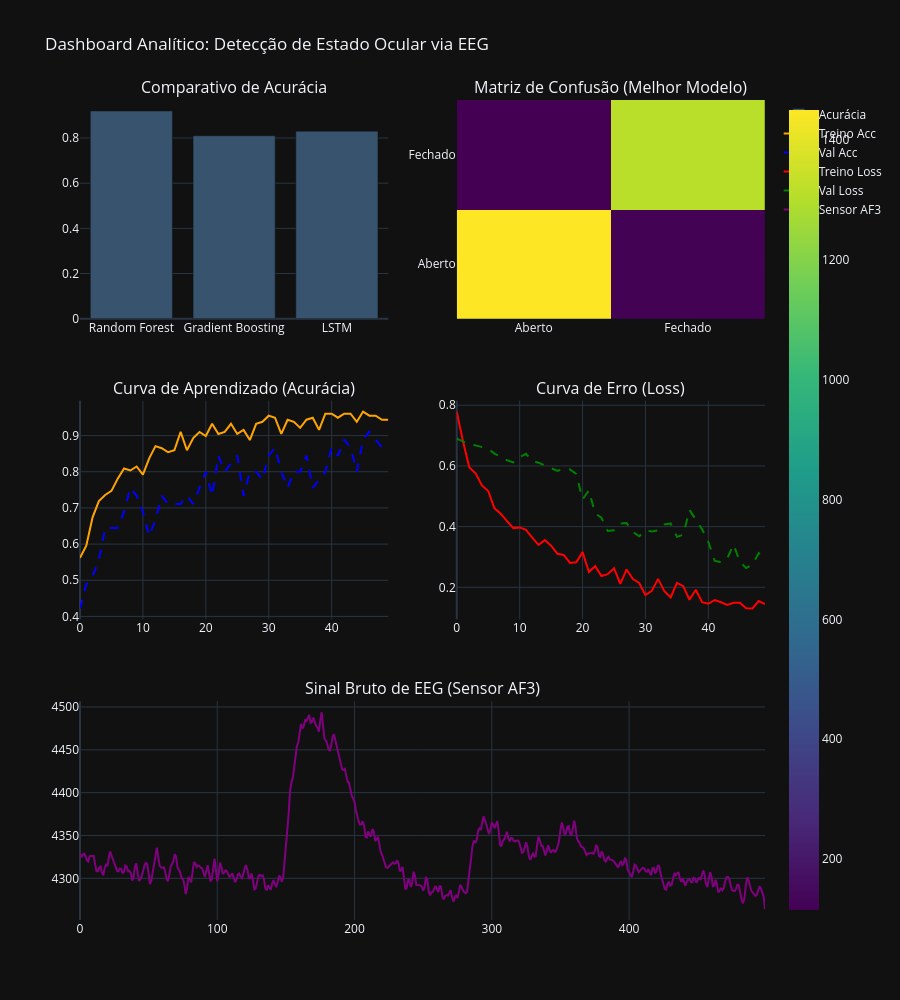

Source (notebook cell):
### Code cell
import plotly.graph_objects as go
from plotly.subplots import make_subplots

# Criando a estrutura do Dashboard (3 linhas x 2 colunas)
fig = make_subplots(
    rows=3, cols=2,
    subplot_titles=(
        "Comparativo de Acurácia", "Matriz de Confusão (Melhor Modelo)",
        "Curva de Aprendizado (Acurácia)", "Curva de Erro (Loss)",
        "Sinal Bruto de EEG (Sensor AF3)"
    ),
    vertical_spacing=0.1,
    specs=[[{"type": "bar"}, {"type": "heatmap"}],
           [{"type": "scatter"}, {"type": "scatter"}],
           [{"type": "scatter", "colspan": 2}, None]]
)

# 1. Gráfico de Barras: Comparativo de Modelos
modelos = ['Random Forest', 'Gradient Boosting', 'LSTM']
acuracias = [0.92, 0.81, 0.83] # Valores obtidos no treino
fig.add_trace(
    go.Bar(x=modelos, y=acuracias, marker_color='rgb(55, 83, 109)', name='Acurácia'),
    row=1, col=1
)

# 2. Heatmap: Matriz de Confusão
# Exemplo de valores da matriz (Verdadeiros Negativos, Falsos Positivos...)
cm = [[1450, 120], [115, 1311]] 
fig.add_trace(
    go.Heatmap(z=cm, x=['Aberto', 'Fechado'], y=['Aberto', 'Fechado'], colorscale='Viridis'),
    row=1, col=2
)

# 3. Histórico de Acurácia (Extraído do objeto History do Keras)
fig.add_trace(
    go.Scatter(y=history.history['accuracy'], name='Treino Acc', line=dict(color='orange')),
    row=2, col=1
)
fig.add_trace(
    go.Scatter(y=history.history['val_accuracy'], name='Val Acc', line=dict(color='blue', dash='dash')),
    row=2, col=1
)

# 4. Histórico de Loss
fig.add_trace(
    go.Scatter(y=history.history['loss'], name='Treino Loss', line=dict(color='red')),
    row=2, col=2
)
fig.add_trace(
    go.Scatter(y=history.history['val_loss'], name='Val Loss', line=dict(color='green', dash='dash')),
    row=2, col=2
)

# 5. Visualização do Sinal Bruto (Amostra de 500ms)
fig.add_trace(
    go.Scatter(y=df['AF3'].iloc[:500], name='Sensor AF3', line=dict(color='purple')),
    row=3, col=1
)

# Estilização Final
fig.update_layout(
    height=1000, 
    title_text="Dashboard Analítico: Detecção de Estado Ocular via EEG",
    template="plotly_dark", # Tema escuro para visual profissional
    showlegend=True
)

### Figure 1 — Plotly figure (JSON) as saved in the notebook; plotly's stock layout.template omitted (floating-point values rounded to 4 significant figures; data arrays with more than 128 entries replaced by an {"elided": "..."} marker saying what was removed)
{"data": [{"marker": {"color": "rgb(55, 83, 109)"}, "name": "Acurácia", "type": "bar", "x": ["Random Forest", "Gradient Boosting", "LSTM"], "xaxis": "x", "y": [0.92, 0.81, 0.83], "yaxis": "y"}, {"colorscale": [[0, "#440154"], [0.1111, "#482878"], [0.2222, "#3e4989"], [0.3333, "#31688e"], [0.4444, "#26828e"], [0.5556, "#1f9e89"], [0.6667, "#35b779"], [0.7778, "#6ece58"], [0.8889, "#b5de2b"], [1, "#fde725"]], "type": "heatmap", "x": ["Aberto", "Fechado"], "xaxis": "x2", "y": ["Aberto", "Fechado"], "yaxis": "y2", "z": [[1450, 120], [115, 1311]]}, {"line": {"color": "orange"}, "name": "Treino Acc", "type": "scatter", "xaxis": "x3", "y": [0.5618, 0.5955, 0.6742, 0.7191, 0.736, 0.7472, 0.7809, 0.809, 0.8034, 0.8146, 0.7921, 0.8371, 0.8708, 0.8652, 0.8539, 0.8596, 0.9101, 0.8596, 0.8933, 0.9101, 0.8989, 0.9326, 0.9045, 0.9101, 0.9326, 0.9045, 0.9157, 0.8876, 0.9326, 0.9382, 0.9551, 0.9494, 0.9045, 0.9438, 0.9382, 0.9213, 0.9438, 0.9494, 0.9157, 0.9607, 0.9607, 0.9494, 0.9607, 0.9607, 0.9382, 0.9663, 0.9551, 0.9551, 0.9438, 0.9438], "yaxis": "y3"}, {"line": {"color": "blue", "dash": "dash"}, "name": "Val Acc", "type": "scatter", "xaxis": "x3", "y": [0.4222, 0.4889, 0.5111, 0.5556, 0.6444, 0.6444, 0.6444, 0.6889, 0.7556, 0.7333, 0.6889, 0.6222, 0.6667, 0.7333, 0.7111, 0.7111, 0.7111, 0.7333, 0.7111, 0.7556, 0.8, 0.7333, 0.8444, 0.8, 0.8222, 0.8444, 0.7333, 0.8, 0.8, 0.7778, 0.8444, 0.8667, 0.8, 0.7556, 0.8, 0.8, 0.8444, 0.7556, 0.7778, 0.8, 0.8667, 0.8444, 0.8889, 0.8667, 0.8, 0.8889, 0.9111, 0.8889, 0.8667, 0.8667], "yaxis": "y3"}, {"line": {"color": "red"}, "name": "Treino Loss", "type": "scatter", "xaxis": "x4", "y": [0.7791, 0.6809, 0.5949, 0.5755, 0.5357, 0.5176, 0.4603, 0.4424, 0.4181, 0.3952, 0.3975, 0.3896, 0.3639, 0.3398, 0.3556, 0.3372, 0.3108, 0.3067, 0.2802, 0.2826, 0.3161, 0.2505, 0.2697, 0.2372, 0.2432, 0.263, 0.2112, 0.2589, 0.2274, 0.2145, 0.1742, 0.1883, 0.2277, 0.1875, 0.1666, 0.2148, 0.2039, 0.1589, 0.192, 0.1508, 0.146, 0.1583, 0.1508, 0.1423, 0.149, 0.149, 0.1309, 0.1305, 0.1549, 0.1448], "yaxis": "y4"}, {"line": {"color": "green", "dash": "dash"}, "name": "Val Loss", "type": "scatter", "xaxis": "x4", "y": [0.69, 0.6811, 0.6712, 0.6678, 0.6622, 0.657, 0.6406, 0.6291, 0.6186, 0.6116, 0.6294, 0.64, 0.6168, 0.6106, 0.6014, 0.5908, 0.584, 0.5912, 0.5888, 0.5733, 0.4899, 0.5194, 0.4438, 0.4294, 0.3855, 0.3878, 0.4101, 0.412, 0.3822, 0.3682, 0.3875, 0.3843, 0.3881, 0.407, 0.4104, 0.3663, 0.3731, 0.455, 0.4216, 0.391, 0.3492, 0.2878, 0.2822, 0.2954, 0.3408, 0.2841, 0.2634, 0.2746, 0.3128, 0.2946], "yaxis": "y4"}, {"line": {"color": "purple"}, "name": "Sensor AF3", "type": "scatter", "xaxis": "x5", "y": {"elided": "500 float values"}, "yaxis": "y5"}], "layout": {"annotations": [{"font": {"size": 16}, "showarrow": false, "text": "Comparativo de Acurácia", "x": 0.225, "xanchor": "center", "xref": "paper", "y": 1, "yanchor": "bottom", "yref": "paper"}, {"font": {"size": 16}, "showarrow": false, "text": "Matriz de Confusão (Melhor Modelo)", "x": 0.775, "xanchor": "center", "xref": "paper", "y": 1, "yanchor": "bottom", "yref": "paper"}, {"font": {"size": 16}, "showarrow": false, "text": "Curva de Aprendizado (Acurácia)", "x": 0.225, "xanchor": "center", "xref": "paper", "y": 0.6333, "yanchor": "bottom", "yref": "paper"}, {"font": {"size": 16}, "showarrow": false, "text": "Curva de Erro (Loss)", "x": 0.775, "xanchor": "center", "xref": "paper", "y": 0.6333, "yanchor": "bottom", "yref": "paper"}, {"font": {"size": 16}, "showarrow": false, "text": "Sinal Bruto de EEG (Sensor AF3)", "x": 0.5, "xanchor": "center", "xref": "paper", "y": 0.2667, "yanchor": "bottom", "yref": "paper"}], "height": 1000, "showlegend": true, "title": {"text": "Dashboard Analítico: Detecção de Estado Ocular via EEG"}, "xaxis": {"anchor": "y", "domain": [0, 0.45]}, "xaxis2": {"anchor": "y2", "domain": [0.55, 1]}, "xaxis3": {"anchor": "y3", "domain": [0, 0.45]}, "xaxis4": {"anchor": "y4", "domain": [0.55, 1]}, "xaxis5": {"anchor": "y5", "domain": [0, 1]}, "yaxis": {"anchor": "x", "domain": [0.7333, 1]}, "yaxis2": {"anchor": "x2", "domain": [0.7333, 1]}, "yaxis3": {"anchor": "x3", "domain": [0.3667, 0.6333]}, "yaxis4": {"anchor": "x4", "domain": [0.3667, 0.6333]}, "yaxis5": {"anchor": "x5", "domain": [0, 0.2667]}}}
